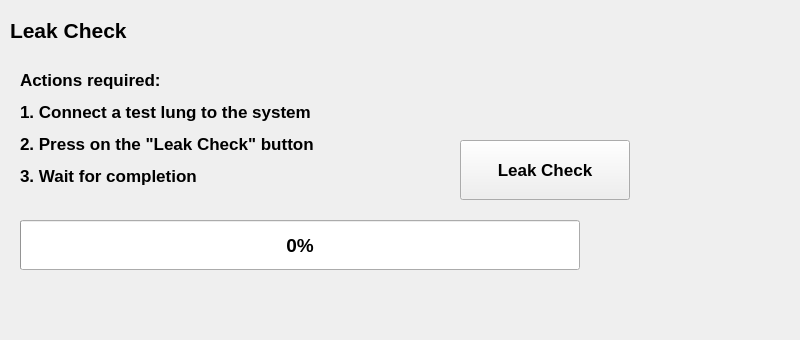
<?xml version="1.0" encoding="UTF-8"?>
<ui version="4.0">
 <class>Form</class>
 <widget class="QWidget" name="Form">
  <property name="geometry">
   <rect>
    <x>0</x>
    <y>0</y>
    <width>800</width>
    <height>340</height>
   </rect>
  </property>
  <property name="windowTitle">
   <string>Form</string>
  </property>
  <widget class="QStackedWidget" name="stack">
   <property name="geometry">
    <rect>
     <x>0</x>
     <y>0</y>
     <width>800</width>
     <height>340</height>
    </rect>
   </property>
   <property name="font">
    <font>
     <pointsize>13</pointsize>
    </font>
   </property>
   <property name="currentIndex">
    <number>0</number>
   </property>
   <widget class="QWidget" name="page_leakcheck">
    <widget class="QLabel" name="label">
     <property name="geometry">
      <rect>
       <x>10</x>
       <y>10</y>
       <width>780</width>
       <height>40</height>
      </rect>
     </property>
     <property name="font">
      <font>
       <pointsize>16</pointsize>
       <weight>75</weight>
       <bold>true</bold>
      </font>
     </property>
     <property name="text">
      <string>Leak Check</string>
     </property>
     <property name="alignment">
      <set>Qt::AlignLeading|Qt::AlignLeft|Qt::AlignVCenter</set>
     </property>
    </widget>
    <widget class="QPushButton" name="btn_run_leakcheck">
     <property name="geometry">
      <rect>
       <x>460</x>
       <y>140</y>
       <width>170</width>
       <height>60</height>
      </rect>
     </property>
     <property name="font">
      <font>
       <family>Cantarell</family>
       <pointsize>13</pointsize>
       <weight>75</weight>
       <bold>true</bold>
      </font>
     </property>
     <property name="text">
      <string>Leak Check</string>
     </property>
    </widget>
    <widget class="QLabel" name="label_6">
     <property name="geometry">
      <rect>
       <x>20</x>
       <y>70</y>
       <width>390</width>
       <height>140</height>
      </rect>
     </property>
     <property name="font">
      <font>
       <family>Cantarell</family>
       <pointsize>13</pointsize>
       <weight>75</weight>
       <bold>true</bold>
      </font>
     </property>
     <property name="text">
      <string>&lt;html&gt;&lt;head/&gt;&lt;body&gt;&lt;p&gt;Actions required:&lt;/p&gt;&lt;p&gt;1. Connect a test lung to the system&lt;/p&gt;&lt;p&gt;2. Press on the &amp;quot;Leak Check&amp;quot; button&lt;/p&gt;&lt;p&gt;3. Wait for completion&lt;/p&gt;&lt;/body&gt;&lt;/html&gt;</string>
     </property>
     <property name="alignment">
      <set>Qt::AlignLeading|Qt::AlignLeft|Qt::AlignTop</set>
     </property>
    </widget>
    <widget class="QProgressBar" name="completion_bar_lc">
     <property name="geometry">
      <rect>
       <x>20</x>
       <y>220</y>
       <width>560</width>
       <height>50</height>
      </rect>
     </property>
     <property name="font">
      <font>
       <pointsize>14</pointsize>
       <weight>75</weight>
       <bold>true</bold>
      </font>
     </property>
     <property name="value">
      <number>0</number>
     </property>
    </widget>
    <widget class="QLabel" name="endstatus_label_lc">
     <property name="geometry">
      <rect>
       <x>600</x>
       <y>220</y>
       <width>170</width>
       <height>50</height>
      </rect>
     </property>
     <property name="font">
      <font>
       <pointsize>15</pointsize>
       <weight>75</weight>
       <bold>true</bold>
      </font>
     </property>
     <property name="text">
      <string/>
     </property>
    </widget>
   </widget>
   <widget class="QWidget" name="page_spiro_dir">
    <widget class="QLabel" name="label_2">
     <property name="geometry">
      <rect>
       <x>10</x>
       <y>10</y>
       <width>780</width>
       <height>40</height>
      </rect>
     </property>
     <property name="font">
      <font>
       <pointsize>16</pointsize>
       <weight>75</weight>
       <bold>true</bold>
      </font>
     </property>
     <property name="text">
      <string>Spirometer Flow Direction Check</string>
     </property>
     <property name="alignment">
      <set>Qt::AlignLeading|Qt::AlignLeft|Qt::AlignVCenter</set>
     </property>
    </widget>
    <widget class="QPushButton" name="btn_run_spiro_dir">
     <property name="geometry">
      <rect>
       <x>460</x>
       <y>140</y>
       <width>180</width>
       <height>60</height>
      </rect>
     </property>
     <property name="font">
      <font>
       <family>Cantarell</family>
       <pointsize>13</pointsize>
       <weight>75</weight>
       <bold>true</bold>
      </font>
     </property>
     <property name="text">
      <string>Spirometer Flow
Direction Check</string>
     </property>
    </widget>
    <widget class="QLabel" name="label_7">
     <property name="geometry">
      <rect>
       <x>20</x>
       <y>70</y>
       <width>390</width>
       <height>140</height>
      </rect>
     </property>
     <property name="font">
      <font>
       <family>Cantarell</family>
       <pointsize>13</pointsize>
       <weight>75</weight>
       <bold>true</bold>
      </font>
     </property>
     <property name="text">
      <string>&lt;html&gt;&lt;head/&gt;&lt;body&gt;&lt;p&gt;Actions required:&lt;/p&gt;&lt;p&gt;1. Connect a test lung to the system&lt;/p&gt;&lt;p&gt;2. Press on the &amp;quot;Run Leak Check&amp;quot; button&lt;/p&gt;&lt;p&gt;3. Wait for completion&lt;/p&gt;&lt;/body&gt;&lt;/html&gt;</string>
     </property>
     <property name="alignment">
      <set>Qt::AlignLeading|Qt::AlignLeft|Qt::AlignTop</set>
     </property>
    </widget>
    <widget class="QLabel" name="endstatus_label_fdc">
     <property name="geometry">
      <rect>
       <x>600</x>
       <y>220</y>
       <width>170</width>
       <height>50</height>
      </rect>
     </property>
     <property name="font">
      <font>
       <pointsize>15</pointsize>
       <weight>75</weight>
       <bold>true</bold>
      </font>
     </property>
     <property name="text">
      <string/>
     </property>
    </widget>
    <widget class="QProgressBar" name="completion_bar_fdc">
     <property name="geometry">
      <rect>
       <x>20</x>
       <y>220</y>
       <width>560</width>
       <height>50</height>
      </rect>
     </property>
     <property name="font">
      <font>
       <pointsize>14</pointsize>
       <weight>75</weight>
       <bold>true</bold>
      </font>
     </property>
     <property name="value">
      <number>0</number>
     </property>
    </widget>
   </widget>
   <widget class="QWidget" name="page_backupbattery">
    <widget class="QLabel" name="label_3">
     <property name="geometry">
      <rect>
       <x>10</x>
       <y>10</y>
       <width>780</width>
       <height>40</height>
      </rect>
     </property>
     <property name="font">
      <font>
       <pointsize>16</pointsize>
       <weight>75</weight>
       <bold>true</bold>
      </font>
     </property>
     <property name="text">
      <string>Backup Battery Check</string>
     </property>
     <property name="alignment">
      <set>Qt::AlignLeading|Qt::AlignLeft|Qt::AlignVCenter</set>
     </property>
    </widget>
    <widget class="QPushButton" name="btn_run_backup_battery">
     <property name="geometry">
      <rect>
       <x>30</x>
       <y>250</y>
       <width>180</width>
       <height>60</height>
      </rect>
     </property>
     <property name="font">
      <font>
       <family>Cantarell</family>
       <pointsize>13</pointsize>
       <weight>75</weight>
       <bold>true</bold>
      </font>
     </property>
     <property name="text">
      <string>Battery-Switch
Check</string>
     </property>
    </widget>
    <widget class="QLabel" name="label_5">
     <property name="geometry">
      <rect>
       <x>20</x>
       <y>70</y>
       <width>490</width>
       <height>160</height>
      </rect>
     </property>
     <property name="font">
      <font>
       <family>Cantarell</family>
       <pointsize>13</pointsize>
       <weight>75</weight>
       <bold>true</bold>
      </font>
     </property>
     <property name="text">
      <string>&lt;html&gt;&lt;head/&gt;&lt;body&gt;&lt;p&gt;Actions required:&lt;/p&gt;&lt;p&gt;1. Press on the &amp;quot;Battery-Switch Check&amp;quot; button&lt;/p&gt;&lt;p&gt;2. Unplug the power cable from the power outlet&lt;/p&gt;&lt;p&gt;3. Plug back the power cable to the power outlet&lt;/p&gt;&lt;p&gt;4. Confirm that the buzzer sounded and that the LED flashed&lt;/p&gt;&lt;/body&gt;&lt;/html&gt;</string>
     </property>
     <property name="alignment">
      <set>Qt::AlignLeading|Qt::AlignLeft|Qt::AlignTop</set>
     </property>
    </widget>
    <widget class="QLabel" name="endstatus_label_bc">
     <property name="geometry">
      <rect>
       <x>250</x>
       <y>250</y>
       <width>170</width>
       <height>60</height>
      </rect>
     </property>
     <property name="font">
      <font>
       <pointsize>15</pointsize>
       <weight>75</weight>
       <bold>true</bold>
      </font>
     </property>
     <property name="text">
      <string/>
     </property>
    </widget>
   </widget>
   <widget class="QWidget" name="page_alarmsystem">
    <widget class="QLabel" name="label_4">
     <property name="geometry">
      <rect>
       <x>10</x>
       <y>10</y>
       <width>780</width>
       <height>40</height>
      </rect>
     </property>
     <property name="font">
      <font>
       <pointsize>16</pointsize>
       <weight>75</weight>
       <bold>true</bold>
      </font>
     </property>
     <property name="text">
      <string>Alarm-System Checks</string>
     </property>
     <property name="alignment">
      <set>Qt::AlignLeading|Qt::AlignLeft|Qt::AlignVCenter</set>
     </property>
    </widget>
    <widget class="QPushButton" name="btn_run_alarmsystem_1">
     <property name="geometry">
      <rect>
       <x>540</x>
       <y>50</y>
       <width>191</width>
       <height>60</height>
      </rect>
     </property>
     <property name="font">
      <font>
       <family>Cantarell</family>
       <pointsize>13</pointsize>
       <weight>75</weight>
       <bold>true</bold>
      </font>
     </property>
     <property name="text">
      <string>Alarm-System Check 1</string>
     </property>
    </widget>
    <widget class="QLabel" name="label_8">
     <property name="geometry">
      <rect>
       <x>20</x>
       <y>70</y>
       <width>500</width>
       <height>200</height>
      </rect>
     </property>
     <property name="font">
      <font>
       <family>Cantarell</family>
       <pointsize>13</pointsize>
       <weight>75</weight>
       <bold>true</bold>
      </font>
     </property>
     <property name="text">
      <string>&lt;html&gt;&lt;head/&gt;&lt;body&gt;&lt;p&gt;Actions required:&lt;/p&gt;&lt;p&gt;1. Click on &amp;quot;Alarm-System Check 1&amp;quot; button&lt;/p&gt;&lt;p&gt;2. Confirm the buzzer sounds and the LED flashes&lt;/p&gt;&lt;p&gt;3. Click on &amp;quot;Alarm-System Check 2&amp;quot; button&lt;/p&gt;&lt;p&gt;4. Confirm the buzzer sounds and the LED flashes&lt;/p&gt;&lt;p&gt;5. Click on &amp;quot;Alarm-System Check 3&amp;quot; button&lt;/p&gt;&lt;p&gt;6. Confirm the buzzer sounds and the LED flashes&lt;/p&gt;&lt;/body&gt;&lt;/html&gt;</string>
     </property>
     <property name="alignment">
      <set>Qt::AlignLeading|Qt::AlignLeft|Qt::AlignTop</set>
     </property>
    </widget>
    <widget class="QPushButton" name="btn_run_alarmsystem_2">
     <property name="geometry">
      <rect>
       <x>540</x>
       <y>120</y>
       <width>191</width>
       <height>60</height>
      </rect>
     </property>
     <property name="font">
      <font>
       <family>Cantarell</family>
       <pointsize>13</pointsize>
       <weight>75</weight>
       <bold>true</bold>
      </font>
     </property>
     <property name="text">
      <string>Alarm-System Check 2</string>
     </property>
    </widget>
    <widget class="QPushButton" name="btn_run_alarmsystem_3">
     <property name="geometry">
      <rect>
       <x>540</x>
       <y>190</y>
       <width>191</width>
       <height>60</height>
      </rect>
     </property>
     <property name="font">
      <font>
       <family>Cantarell</family>
       <pointsize>13</pointsize>
       <weight>75</weight>
       <bold>true</bold>
      </font>
     </property>
     <property name="text">
      <string>Alarm-System Check 3</string>
     </property>
    </widget>
   </widget>
  </widget>
 </widget>
 <resources/>
 <connections/>
</ui>
